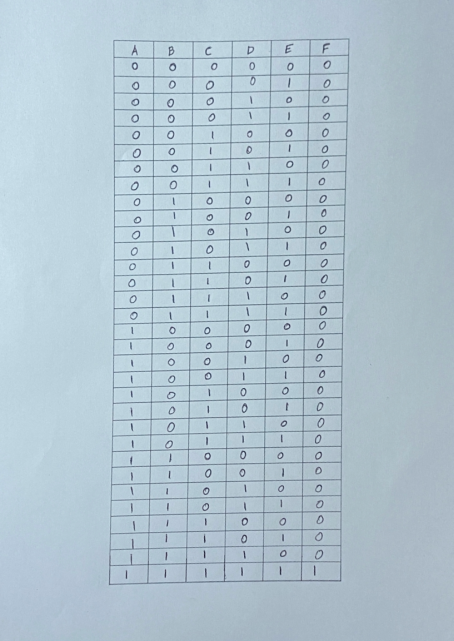
#> input picture img/table.png, 907 x 1282 px (shown at 1/2 size)
$ jupyter execute --allow-errors TEXT_EXTRACTION_TABLE.ipynb   (shell and % lines are left out)
#> lines starting #> are read from the running program, lines starting #| are printed output that depends on the picture; after the words box and inside, x2 and y2 are one past the last pixel; in counts of white or black regions, pixels touching at a corner belong together
#> further down, image is the input picture: shape (1282, 907, 3); mean B, G, R 208.6, 197, 177.5
### table_text_extraction/commonfunctions.py


import skimage.io as io
import matplotlib.pyplot as plt
import numpy as np
from skimage.exposure import histogram
from matplotlib.pyplot import bar
from skimage.color import rgb2gray,rgb2hsv

# Convolution:
from scipy.signal import convolve2d
from scipy import fftpack
import math

from skimage.util import random_noise
from skimage.filters import median, threshold_otsu
from skimage.feature import canny

from mpl_toolkits.mplot3d import Axes3D  # noqa: F401 unused import

import matplotlib.pyplot as plt
from matplotlib import cm
from matplotlib.ticker import LinearLocator, FormatStrFormatter
import numpy as np

# Edges
from skimage.filters import sobel_h, sobel, sobel_v,roberts, prewitt

# Show the figures / plots inside the notebook
def show_images(images,titles=None):
    #This function is used to show image(s) with titles by sending an array of images and an array of associated titles.
    # images[0] will be drawn with the title titles[0] if exists
    # You aren't required to understand this function, use it as-is.
    n_ims = len(images)
    if titles is None: titles = ['(%d)' % i for i in range(1,n_ims + 1)]
    fig = plt.figure()
    n = 1
    for image,title in zip(images,titles):
        a = fig.add_subplot(1,n_ims,n)
        if image.ndim == 2:
            plt.gray()
        plt.imshow(image)
        a.set_title(title)
        plt.axis('off')
        n += 1
    fig.set_size_inches(np.array(fig.get_size_inches()) * n_ims)
    plt.show()


# [42 lines left out: functions show_3d_image, show_3d_image_filtering_in_freq, showHist, not called in this run]

### table_text_extraction/TEXT_EXTRACTION_TABLE.ipynb
[cell 1]
import cv2
import numpy as np
import matplotlib.pyplot as plt
from commonfunctions import *

#> (a cell that did not finish here is left out)

[cell 3]
class TextExtractionTableMorph:
      contours=None
      gscale_img=None
      def __init__(self, image):
        self.image = image
        self.gscale_img=cv2.cvtColor(self.image, cv2.COLOR_BGR2GRAY)
      def binary_threshold(self):
         self.image = cv2.adaptiveThreshold(self.gscale_img,255,cv2.ADAPTIVE_THRESH_GAUSSIAN_C,cv2.THRESH_BINARY_INV,75,15)
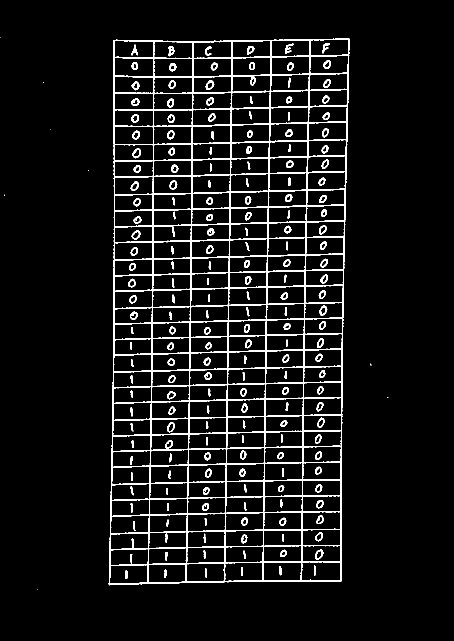
#> self.image: shape (1282, 907) (shown at 1/2 size); 6.6% white; 203 white regions (8 under 20 px), largest, box (x1, y1, x2, y2) and area: (217, 77, 699, 1171) 57598, (265, 297, 282, 317) 155, (411, 161, 429, 180) 153
      def morph_op(self):
        kernel = cv2.getStructuringElement(cv2.MORPH_RECT, (2,2))
        opening = cv2.morphologyEx(self.image, cv2.MORPH_OPEN, kernel)
#> opening: shape (1282, 907); 6.5% white; 206 white regions (5 under 20 px), largest, box (x1, y1, x2, y2) and area: (218, 78, 700, 1171) 56955, (412, 162, 429, 181) 152, (266, 298, 283, 317) 152
        kernel = cv2.getStructuringElement(cv2.MORPH_RECT, (4,4))
        closing = cv2.morphologyEx(opening, cv2.MORPH_CLOSE, kernel)
#> closing: shape (1282, 907); 6.8% white; 182 white regions (1 under 20 px), largest, box (x1, y1, x2, y2) and area: (219, 79, 701, 1172) 60282, (572, 89, 589, 109) 187, (339, 94, 351, 114) 177
        self.image=closing
      def remove_v_h_lines(self):
        vertical_kernel = cv2.getStructuringElement(cv2.MORPH_RECT, (1, 6))
        horizontal_kernel = cv2.getStructuringElement(cv2.MORPH_RECT, (3, 1))
        eroded_image_v = cv2.erode(self.image, vertical_kernel, iterations=5)
#> eroded_image_v: shape (1282, 907); 1.4% white in thin lines or dots, all inside (x1, y1, x2, y2) = (220, 94, 701, 1162)
        eroded_image_h = cv2.erode(self.image, horizontal_kernel, iterations=4)
#> eroded_image_h: shape (1282, 907); 3.3% white in thin lines or dots, all inside (x1, y1, x2, y2) = (223, 79, 697, 1172)
        subtracted_image = cv2.subtract(self.image, eroded_image_h)
#> subtracted_image: shape (1282, 907); 3.5% white; 1107 white regions (742 under 20 px), largest, box (x1, y1, x2, y2) and area: (678, 79, 701, 1165) 2978, (219, 82, 238, 1172) 2807, (636, 678, 650, 700) 154
        subtracted_image = cv2.subtract(subtracted_image, eroded_image_v)
#> subtracted_image: shape (1282, 907); 2.2% white; 1471 white regions (1258 under 20 px), largest, box (x1, y1, x2, y2) and area: (636, 678, 650, 700) 154, (336, 846, 352, 870) 154, (572, 89, 589, 109) 149
        kernel = cv2.getStructuringElement(cv2.MORPH_RECT, (2, 2))
        subtracted_image = cv2.morphologyEx(subtracted_image, cv2.MORPH_OPEN, kernel)
#> subtracted_image: shape (1282, 907); 1.7% white; 276 white regions (51 under 20 px), largest, box (x1, y1, x2, y2) and area: (637, 679, 651, 701) 154, (337, 847, 353, 871) 154, (644, 552, 659, 573) 149
        kernel = cv2.getStructuringElement(cv2.MORPH_RECT, (5, 5))
        subtracted_image = cv2.morphologyEx(subtracted_image, cv2.MORPH_CLOSE, kernel)
#> subtracted_image: shape (1282, 907); 1.9% white; 258 white regions (46 under 20 px), largest, box (x1, y1, x2, y2) and area: (644, 552, 659, 573) 211, (650, 161, 665, 182) 209, (637, 679, 651, 701) 185
        kernel = cv2.getStructuringElement(cv2.MORPH_RECT, (3, 3))
        subtracted_image = cv2.morphologyEx(subtracted_image, cv2.MORPH_OPEN, kernel)
#> subtracted_image: shape (1282, 907); 1.8% white; 236 white regions (8 under 20 px), largest, box (x1, y1, x2, y2) and area: (644, 552, 659, 573) 211, (650, 161, 664, 182) 207, (644, 521, 659, 538) 183
        kernel = cv2.getStructuringElement(cv2.MORPH_RECT, (7, 7))
        subtracted_image = cv2.morphologyEx(subtracted_image, cv2.MORPH_CLOSE, kernel)
#> subtracted_image: shape (1282, 907); 2% white; 225 white regions (7 under 20 px), largest, box (x1, y1, x2, y2) and area: (637, 679, 651, 701) 219, (644, 552, 659, 573) 211, (265, 232, 281, 249) 209
        kernel = cv2.getStructuringElement(cv2.MORPH_RECT, (5, 5))
        subtracted_image=cv2.dilate(subtracted_image,kernel,iterations=2)
#> subtracted_image: shape (1282, 907); 7% white; 212 white regions
        self.image=subtracted_image
      def get_contours(self):
        self.contours, hierarchy = cv2.findContours(self.image, cv2.RETR_EXTERNAL, cv2.CHAIN_APPROX_SIMPLE)
#> self.contours = 212 contours; largest, box (x1, y1, x2, y2) and area: (333, 843, 357, 875) 558, (264, 296, 289, 323) 553, (629, 1098, 654, 1126) 535, (633, 675, 655, 705) 527, (262, 460, 288, 486) 524
      def filter_h_contours(self):
        boxes_h = np.array([cv2.boundingRect(c) for c in self.contours])
#> boxes_h = 212 rows, first 6: [216, 1165, 12, 12], [293, 1157, 11, 15], [370, 1155, 11, 15], [523, 1154, 11, 14], [447, 1154, 11, 15], [678, 1152, 12, 18]
        #! These first two columns typically represent the top-left corner coordinates of the bounding boxes (x and y).
        #! The last two columns represent the width and height of the bounding box, respectively.
        #! calculate the center of the bounding boxes
        centers_h = boxes_h[:, :2] + boxes_h[:, 2:] / 2
#> centers_h = 212 pairs, first value 222 to 700.5, second value 87.5 to 1171
        #! convert centres to a column vector with either x or y distances then generate a matrix of distances from each centre of #rows = #centres and #cols = #centres
        #! remove contours with no neighbours vertically
        horizontal_distances = np.abs(centers_h[:, 0][:, np.newaxis] - centers_h[:, 0])
        horizontal_distances[horizontal_distances <= 15] = 0
#> horizontal_distances: shape (212, 212) float64; min 0, max 478.5, mean 150
        horizontal_distances[np.arange(horizontal_distances.shape[0])[:, np.newaxis] == np.arange(horizontal_distances.shape[1])] = 1000000
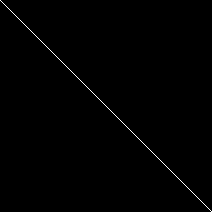
#> horizontal_distances: shape (212, 212) float64; min 0, max 1000000, mean 4867; drawn with min black and max white
        #! count the number of neighbor contours vertically
        num_zero_indices_h = np.sum(horizontal_distances == 0, axis=1)
#> num_zero_indices_h = 212 values, max 32 at index 13, min 0 at index 3, mean 28.58
        indices_to_remove_h = np.where(num_zero_indices_h < np.ceil(np.mean(num_zero_indices_h)))

        if (len(num_zero_indices_h) > 100):
          indices_to_remove_h = np.where(num_zero_indices_h < 4)
#> indices_to_remove_h = ([0, 1, 2, 3, 4, 5, 6, 205, 206, 207, 208, 209, 210, 211],)

        mask_h = np.ones(len(self.contours), dtype=bool)
        mask_h[indices_to_remove_h[0]] = False
        self.contours = [np.array(contour) for i, contour in enumerate(self.contours) if i not in indices_to_remove_h[0]]
#> self.contours = 198 contours; largest, box (x1, y1, x2, y2) and area: (333, 843, 357, 875) 558, (264, 296, 289, 323) 553, (629, 1098, 654, 1126) 535, (633, 675, 655, 705) 527, (262, 460, 288, 486) 524
      def filter_v_contours(self):
        #! remove contours with no neighbours horizontally
        boxes_y = np.array([cv2.boundingRect(c) for c in self.contours])
#> boxes_y = 198 rows, first 6: [250, 1140, 12, 25], [328, 1139, 12, 24], [409, 1136, 12, 26], [481, 1133, 12, 26], [558, 1132, 12, 25], [627, 1131, 11, 27]
        centers_y = boxes_y[:, :2] + boxes_y[:, 2:] / 2
#> centers_y = 198 pairs, first value 256 to 657.5, second value 99 to 1152.5

        vertical_distances = np.abs(centers_y[:, 1][:, np.newaxis] - centers_y[:, 1])
        vertical_distances[vertical_distances <= 15] = 0
#> vertical_distances: shape (198, 198) float64; min 0, max 1053.5, mean 356.5
        vertical_distances[np.arange(vertical_distances.shape[0])[:, np.newaxis] == np.arange(vertical_distances.shape[1])] = 1000000
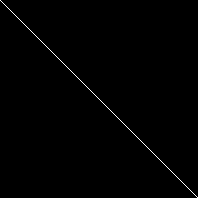
#> vertical_distances: shape (198, 198) float64; min 0, max 1000000, mean 5407; drawn with min black and max white
        #! count the number of neighbor contours horizontally
        num_zero_indices_y = np.sum(vertical_distances == 0, axis=1)
#> num_zero_indices_y = 198 values from 5 to 5
        indices_to_remove_y = np.where(num_zero_indices_y < np.ceil(np.mean(num_zero_indices_y)))
#> indices_to_remove_y = (empty array,)
        if (len(num_zero_indices_y) > 100):
            indices_to_remove_y = np.where(num_zero_indices_y < 4)
        mask_v = np.ones(len(self.contours), dtype=bool)
        mask_v[indices_to_remove_y[0]] = False
        self.contours = [np.array(contour) for i, contour in enumerate(self.contours) if i not in indices_to_remove_y[0]]
      def draw_rect(self):
        todraw=self.gscale_img.copy()
        rectangles = np.array([cv2.boundingRect(c) for c in self.contours])
#> rectangles has the same summary as boxes_y in filter_v_contours
        x_offset=15
        y_offset=2
        for rect in rectangles:
            x, y, w, h = rect
            cv2.rectangle(todraw, (x-x_offset, y-y_offset-3), (x +x_offset +w, y + h+ y_offset -5), (0, 255, 0), 2)
#> this loop made 198 passes
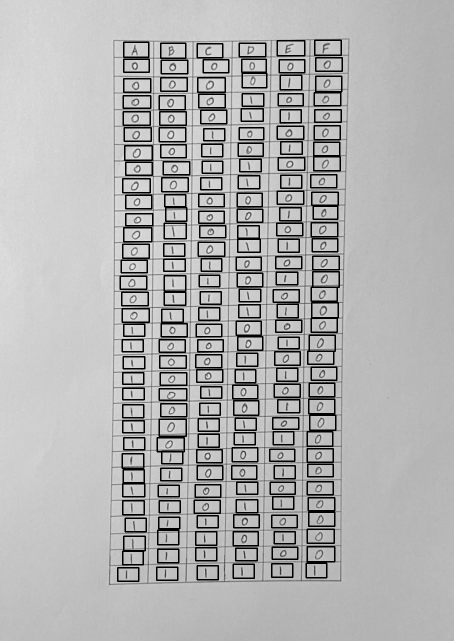
#> todraw: shape (1282, 907) (shown at 1/2 size); min 0, max 238, mean 178.1
        show_image("rectangles",todraw)
        return np.array(rectangles)

[cell 4]
class TextExtractionTableHough:
    contours=None
    gscale_img=None
    result=None
    Cannyimg=None
    cimage=None
    def __init__(self, image):
        self.image = image
        self.cimage=image
        self.gscale_img=cv2.cvtColor(self.image, cv2.COLOR_BGR2GRAY)
    def binary_threshold(self):
        self.image = cv2.adaptiveThreshold(self.gscale_img,255,cv2.ADAPTIVE_THRESH_GAUSSIAN_C,cv2.THRESH_BINARY_INV,75,15)
    def Canny_Det(self):
        self.Cannyimg = cv2.Canny(self.gscale_img, 100, 200)
#> self.Cannyimg: shape (1282, 907); 5% white in thin lines or dots, all inside (x1, y1, x2, y2) = (217, 76, 700, 1171)
    def Hough_lines(self):
        lines = cv2.HoughLines(self.Cannyimg,1, np.pi / 180, 150, None, 80, 10)
#> lines = 392 rows, first 8: [621, 0.0175], [467, 0.0175], [542, 0.0175], [391, 0.0175], [545, 0.0175], [227, 0], [229, 0], [697, 0.0175]
        line_image=np.copy(self.cimage)*0
#> line_image: shape (1282, 907, 3); every value is 0
        show_images([self.image],["canny"])
#> in show_images, `n_ims = len(images)`: n_ims = 1
#> the loop in show_images, `for image,title in zip(images,titles):` made 1 pass
#> (title, n) on pass 1: ('canny', 2)
#> after the loop in show_images, `for image,title in zip(images,titles):`: n = 2
        if lines is not None:
            for i in range(0, len(lines)):
                rho = lines[i][0][0]
                theta = lines[i][0][1]
                a = math.cos(theta)
                b = math.sin(theta)
                x0 = a * rho
                y0 = b * rho
                pt1 = (int(x0 + 1000*(-b)), int(y0 + 1000*(a)))
                pt2 = (int(x0 - 1000*(-b)), int(y0 - 1000*(a)))
                cv2.line(line_image, pt1, pt2, (0,0,255), 3, cv2.LINE_AA)
#> this loop made 392 passes
#> (rho, theta, a, b, x0, y0, pt1, pt2) on passes 1 to 3: (621, 0.0175, 1, 0.0175, 620.9, 10.84, (603, 1010), (638, -989)), (467, 0.0175, 1, 0.0175, 466.9, 8.15, (449, 1007), (484, -991)), (542, 0.0175, 1, 0.0175, 541.9, 9.46, (524, 1009), (559, -990))
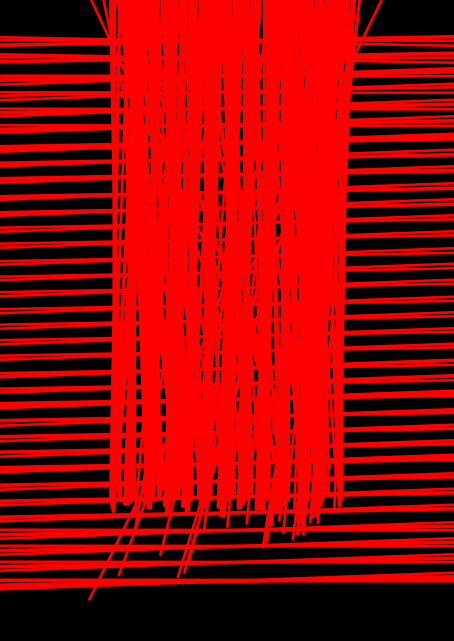
#> line_image: shape (1282, 907, 3) (shown at 1/2 size); mean B, G, R 0, 0, 148.6
        line_image_gray = cv2.cvtColor(line_image, cv2.COLOR_BGR2GRAY)
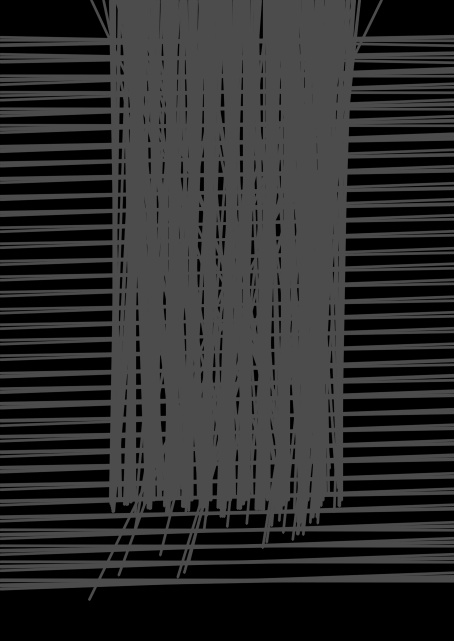
#> line_image_gray: shape (1282, 907) (shown at 1/2 size); min 0, max 76, mean 44.3
        _, thresholded_lines = cv2.threshold(line_image_gray, 1, 255, cv2.THRESH_BINARY)
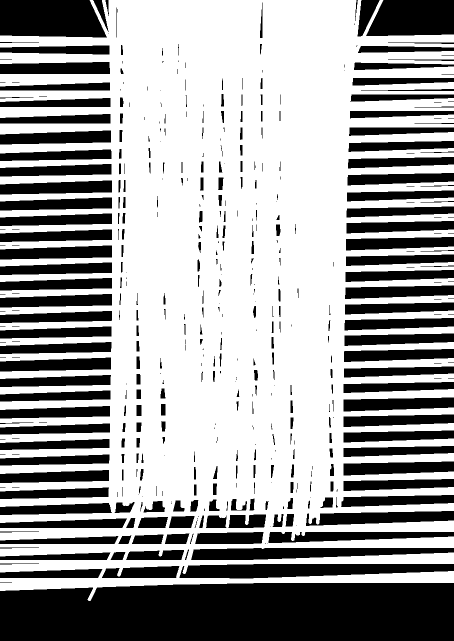
#> thresholded_lines: shape (1282, 907) (shown at 1/2 size); 62.9% white; 463 black regions (163 under 20 px), largest, box (x1, y1, x2, y2) and area: (0, 1166, 907, 1282) 101350, (0, 0, 214, 75) 14316, (359, 1128, 907, 1157) 12230
        self.result = cv2.subtract(self.image, thresholded_lines)
#> self.result: shape (1282, 907); 0.24% white; 66 white regions (17 under 20 px), largest, box (x1, y1, x2, y2) and area: (630, 1064, 646, 1083) 124, (482, 1069, 495, 1087) 124, (630, 1099, 647, 1115) 117
        show_images([thresholded_lines],["result"])
#> the loop in show_images (call 2), `for image,title in zip(images,titles):` made 1 pass
        self.contours, hierarchy = cv2.findContours(self.result, cv2.RETR_EXTERNAL, cv2.CHAIN_APPROX_SIMPLE)
    def draw_rect(self):
        todraw=self.gscale_img.copy()
        min_rectangle_area = 100
        rectangles = np.array([cv2.boundingRect(c) for c in self.contours])
        rectangles = [rect for rect in rectangles if rect[2] * rect[3] > min_rectangle_area]
        x_offset=18
        y_offset=5
        for rect in rectangles:
            x, y, w, h = rect
            cv2.rectangle(todraw, (x-x_offset, y-y_offset-3), (x +x_offset +w, y + h+ y_offset -5), (0, 255, 0), 2)
#> this loop made 9 passes
#> rect on passes 1 to 8: [447, 1130, 5, 26], [486, 1101, 6, 17], [630, 1099, 17, 16], [560, 1099, 13, 15], [482, 1069, 13, 18], [630, 1064, 16, 19], [558, 1036, 8, 15], [483, 1035, 9, 17]
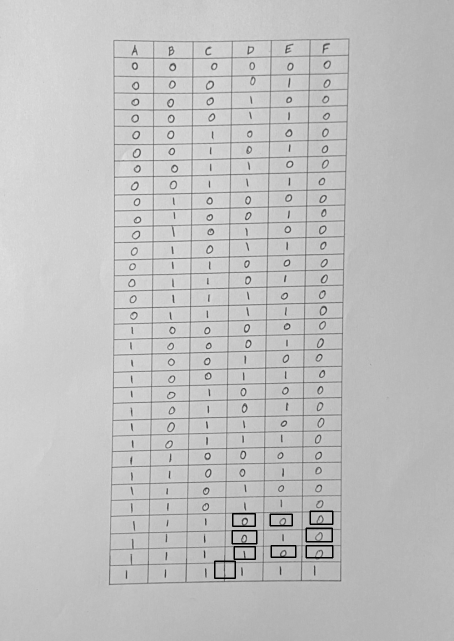
#> todraw: shape (1282, 907) (shown at 1/2 size); min 0, max 238, mean 192
        show_image("rectangles",todraw)
        return np.array(rectangles)

[cell 5]
class TextExtractionTableContours:
    gscale_img=None
    result=None
    def __init__(self, image):
        self.image = image
        self.gscale_img=cv2.cvtColor(self.image, cv2.COLOR_BGR2GRAY)
    def binary_threshold(self):
        self.image = cv2.adaptiveThreshold(self.gscale_img,255,cv2.ADAPTIVE_THRESH_GAUSSIAN_C,cv2.THRESH_BINARY_INV,75,15)
    def Contours_detection(self):
        contours, _ = cv2.findContours(self.image, cv2.RETR_LIST, cv2.CHAIN_APPROX_SIMPLE)
        contour1 = self.gscale_img.copy()
        contour_image = np.zeros_like(self.image)
        for contour in contours:
            if cv2.contourArea(contour) < 1000:
                cv2.drawContours(contour_image, [contour], -1, (255), thickness=cv2.FILLED)
#> this loop made 518 passes
#> contour on pass 1: [[74, 1179]]
#> contour_image: shape (1282, 907); 2.2% white; 203 white regions (8 under 20 px), largest, box (x1, y1, x2, y2) and area: (265, 297, 282, 317) 254, (630, 1099, 647, 1119) 246, (334, 844, 350, 865) 242
        self.result = cv2.bitwise_and(self.image, self.image, mask=contour_image)
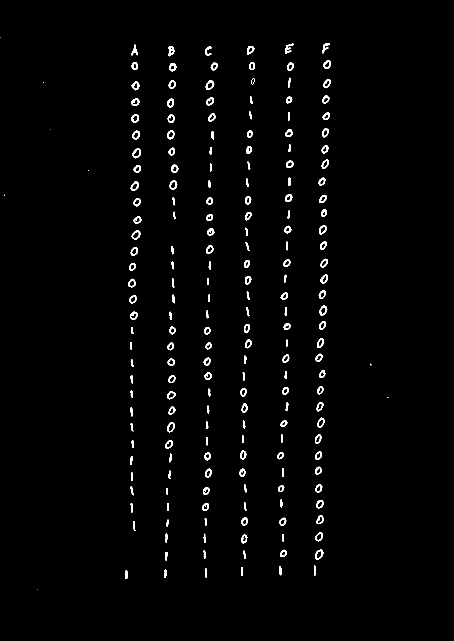
#> self.result: shape (1282, 907) (shown at 1/2 size); 1.6% white; 203 white regions (8 under 20 px), largest, box (x1, y1, x2, y2) and area: (265, 297, 282, 317) 155, (411, 161, 429, 180) 153, (639, 611, 655, 631) 151
    def draw_rect(self):
        contours, hierarchy = cv2.findContours(self.result, cv2.RETR_EXTERNAL, cv2.CHAIN_APPROX_SIMPLE)
        todraw=self.gscale_img.copy()
        min_rectangle_area = 50
        rectangles = np.array([cv2.boundingRect(c) for c in contours])
        rectangles = [rect for rect in rectangles if rect[2] * rect[3] > min_rectangle_area]
        x_offset=18
        y_offset=5
        for rect in rectangles:
            x, y, w, h = rect
            cv2.rectangle(todraw, (x-x_offset, y-y_offset-3), (x +x_offset +w, y + h+ y_offset -5), (0, 255, 0), 2)
#> this loop made 194 passes
#> rect on passes 1 to 3: [251, 1140, 4, 18], [329, 1138, 4, 18], [410, 1136, 4, 19]
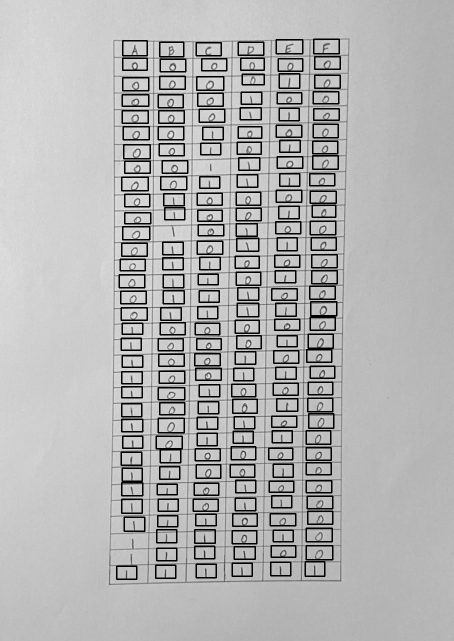
#> todraw: shape (1282, 907) (shown at 1/2 size); min 0, max 238, mean 179.1
        show_image("rectangles",todraw)
        return np.array(rectangles)

[cell 6]
image = cv2.imread("../img/table.png")
test=TextExtractionTableMorph(image)
#> (the rest of this cell did not finish here and is left out)
